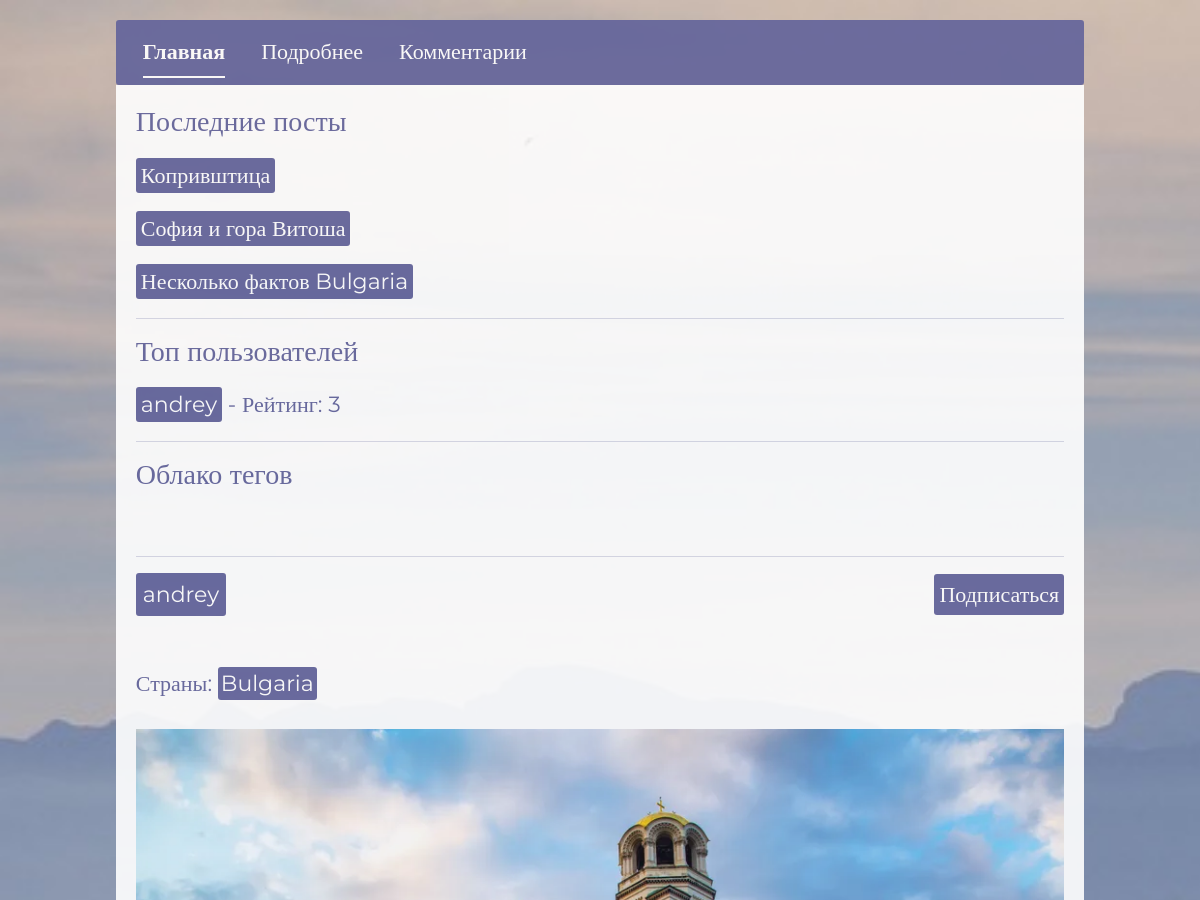
Before: /post/3/ (signed in, upper part) with the older database file.
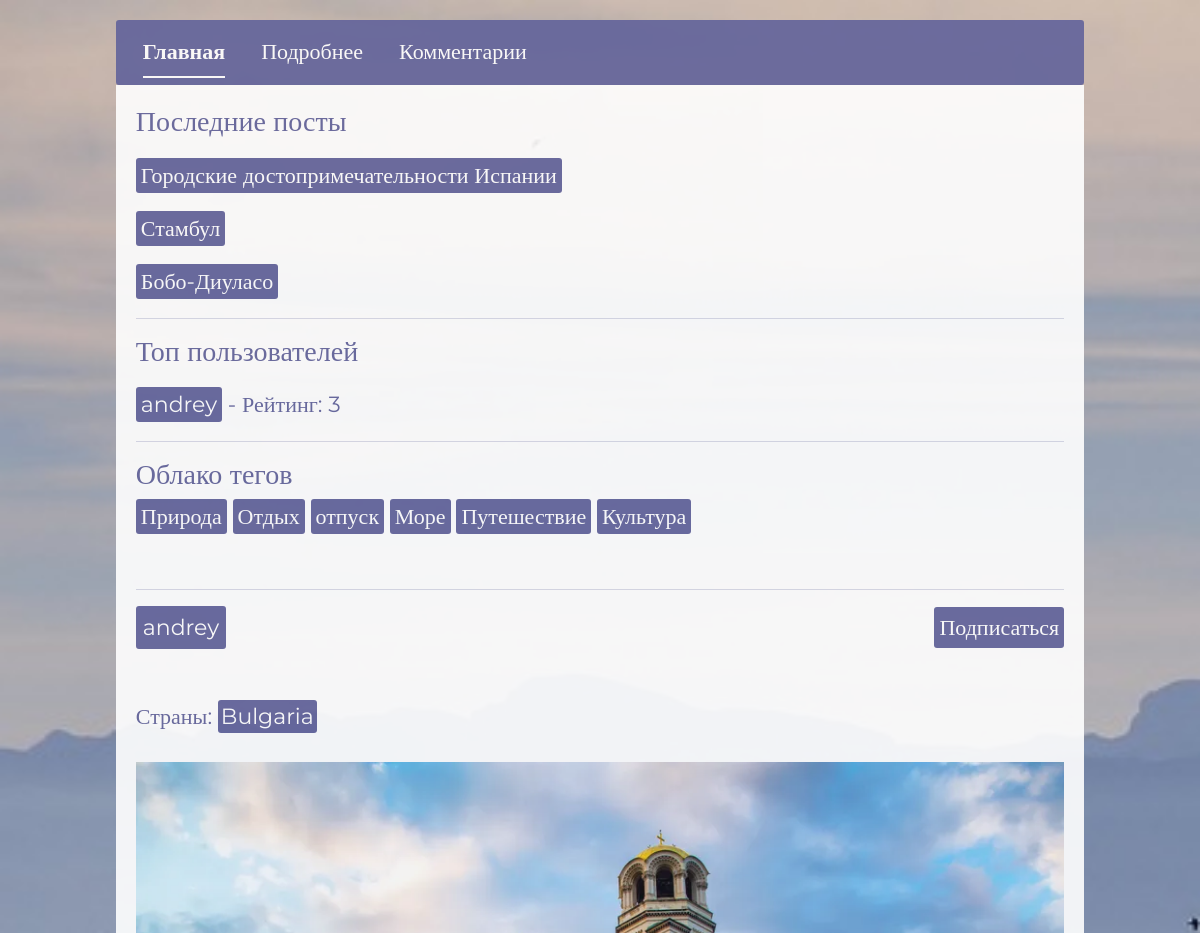
After: the same page with the newer database file.
### user/models.py (models this page shows, shortened)
class Post(models.Model):
    create_date = models.DateTimeField(auto_now_add=True)
    author = models.ForeignKey(User, on_delete=models.CASCADE,  verbose_name='Автор', blank=False, null=True, related_name='posts')
    countries = models.ManyToManyField(Country, blank=False, verbose_name="Страны")
    subject = models.CharField(max_length=255, blank=False, null=True, verbose_name='Тема')
    body = models.TextField(validators=[MinLengthValidator(3)], blank=False, null=True, verbose_name='Тело поста')
    photos = models.ManyToManyField(Photo, blank=True, verbose_name='Фотографии')
    tags = models.ManyToManyField(Tag, blank=True, verbose_name='Теги')
    rating = models.IntegerField(default=0, verbose_name='Рейтинг')
    last_lifted_at = models.DateTimeField(null=True, blank=True, verbose_name='Последнее время поднятия')
    class Meta:
        verbose_name = 'Пост'
        verbose_name_plural = 'Посты'

class Profile(models.Model):
    user = models.OneToOneField(User, on_delete=models.CASCADE, verbose_name='Пользователь')
    countries_interest = models.ManyToManyField(Country, blank=True, verbose_name="Интересующие страны")
    post_count = models.IntegerField(default=0, verbose_name='Количество постов')
    followers = models.ManyToManyField(User, related_name='following', blank=True, verbose_name='Подписчики')
    followers_count = models.IntegerField(default=0, verbose_name='Количество подписчиков')
    is_create = models.BooleanField(default=True, verbose_name='Создавать посты')
    is_blocked = models.BooleanField(default=False, verbose_name='Заблокирован')
    class Meta:
        verbose_name = 'Профиль'
        verbose_name_plural = 'Профили'

class Photo(models.Model):
    image = models.ImageField(upload_to='post_photos/', validators=[validate_image_size], verbose_name='Фото')
    class Meta:
        verbose_name = 'Фото'
        verbose_name_plural = 'Фотки'

class Tag(models.Model):
    name = models.CharField(max_length=50, verbose_name='Тег')
    class Meta:
        verbose_name = 'Тег'
        verbose_name_plural = 'Теги'

### country/models.py (models this page shows, shortened)
class Country(models.Model):
    name = models.CharField(max_length=255, verbose_name='Название страны')
    top_level_domain = models.CharField(max_length=255, blank=True, verbose_name='Топ-уровневый домен')
    alpha2_code = models.CharField(max_length=255, blank=True, verbose_name='Двухбуквенный код страны')
    alpha3_code = models.CharField(max_length=255, blank=True, verbose_name='Трехбуквенный код страны')
    calling_code = models.CharField(max_length=255, blank=True, verbose_name='Телефонный код')
    capital = models.CharField(max_length=255, blank=True, verbose_name='Столица')
    alt_spellings = models.TextField(blank=True, verbose_name='Альтернативные написания')
    region = models.CharField(max_length=255, blank=True, verbose_name='Регион')
    class Meta:
        verbose_name = 'Страна'
        verbose_name_plural = 'Страны'

### user/views.py (the view)
# urls.py: path('post/<int:pk>/', views.post_detail_view, name='post_detail'),
@login_required
def post_detail_view(request, pk):
    profile = Profile.objects.get(user=request.user)
    blocked_response = check_user_blocked(profile)
    if blocked_response:
        return blocked_response
    form = CommentForm()
    post = get_object_or_404(Post, id=pk)
    is_following = False
    if request.user.is_authenticated:
        author_profile = get_object_or_404(Profile, user=post.author)
        is_following = author_profile.followers.filter(id=request.user.id).exists()
    context = {
        'form': form,
        'post': post,
        'is_following': is_following,
        'active_link': 'post_detail',
    }
    return render(request, 'user/post_detail.html', context)

### user/context_processors.py (called while the page is built)
def global_context(request):
    latest_posts = Post.objects.order_by('-create_date')[:3]
    tag_cloud = Tag.objects.all()
    top_users = Profile.objects.annotate(
        posts_count=Count('user__posts'),
        total_rating=Sum('user__posts__rating')
    ).filter(total_rating__gt=0).order_by('-total_rating')[:5]
    return {
        'latest_posts': latest_posts,
        'tag_cloud': tag_cloud,
        'top_users': top_users,
    }

### user/permissions.py (called while the page is built)
def check_user_blocked(profile):
    if profile.is_blocked:
        return HttpResponse("Ваш аккаунт заблокирован. Вы не можете создавать посты.", status=403)
    return None

### templates/user/post_detail.html (shortened to what this page needs)
{% extends 'base.html' %}
{% block extra_css %}
    {% load static %}
    <link rel="stylesheet" href="{% static 'css/post_detail.css' %}">
{% endblock %}
{% block content %}
    <div id="wrapper">
        <div id="index-nav">
            <ul class="nav nav-underline">
              <li class="nav-item" id="index-nav-item">
                <a id="index-link" class="nav-link active" aria-current="page" href="{% url 'index'%}">Главная</a>
              </li>
              <li class="nav-item" id="index-nav-item">
                <a id="index-link" class="nav-link" aria-current="page" href="{% url 'post_detail' post.id %}">Подробнее</a>
              </li>
              <li class="nav-item" id="index-nav-item">
                <a id="index-link" class="nav-link" href="{% url 'post_comments' post.id %}">Комментарии</a>
              </li>
            </ul>
        </div>
        <div id="lenta">
            {% include 'commom_info.html' %}
        </div>
        {% if active_link == 'post_detail' %}
            <div id="lenta">
                <hr>
                <div id="author">
                    <a href="{% url 'profile_detail' post.author.id %}">{{post.author }}</a>
                    <div>
                        {% if request.user.is_authenticated %}
                            {% if request.user != post.author %}
                                {% if post.is_following %}
                                    <form action="{% url 'toggle_subscription' post.author.id %}" method="POST">
                                        {% csrf_token %}
                                        <button type="submit" id="subscription-bth">Отписаться</button>
                                    </form>
                                {% else %}
                                    <form action="{% url 'toggle_subscription' post.author.id %}" method="POST">
                                        <button type="submit" id="subscription-bth">Подписаться</button>
                                    </form>
                                {% endif %}
                            {% endif %}
                        {% endif %}
                    </div>
                </div>
                <br>
                <div id="country">
                    {% if post.countries.exists %}
                        <p>Страны:
                            {% for country in post.countries.all %}
                            <a href="{% url 'country_detail' country.id %}">{{ country.name }}</a>{% if not forloop.last %} {% endif %}
                            {% endfor %}
                        </p>
                    {% else %}
                        <p>Страны не указаны</p>
                    {% endif %}
                </div>
                <div id="img">
                    {% if post.photos.exists %}
                        <img src="{{ post.photos.first.image.url }}" alt="photo">
                    {% else %}
                            <p>Фотографии не загружены</p>
                    {% endif %}
                </div>
                <br>
                {% if request.user.is_authenticated %}
                    <br>
                {% endif %}
                <br>
            </div>
        {% endif %}
    </div>
{% endblock %}

### templates/commom_info.html
<div id="top-info">
    <h3>Последние посты</h3>
    {% for post in latest_posts %}
        <div id="link_posts">
            <a href="{% url 'post_detail' post.id %}">{{post.subject}}</a>
        </div>
    {% endfor %}
    <hr>
    <h3>Топ пользователей</h3>
    {% for user in top_users %}
        <div id="link_users">
            <a href="{% url 'profile_detail' user.user.id %}">{{user.user.username}}</a> - Рейтинг: {{ user.total_rating }}
        </div>
    {% endfor %}
    <hr>
    <h3>Облако тегов</h3>
    {% for tag in tag_cloud %}
        <div id="tags">
            <a href="{% url 'posts_by_tag' tag.id %}">{{tag.name}}</a>
        </div>
    {% endfor %}
</div>

Changed rows visible on the page:
no longer on this page (row unchanged): Post: subject "София и гора Витоша"
no longer on this page (row unchanged): Post: subject "Несколько фактов Bulgaria"
no longer on one of the page's lists (row unchanged): Post: subject "Копривштица"
added Post: subject "Городские достопримечательности Испании"
added Post: subject "Стамбул"
added Post: subject "Бобо-Диуласо"
added Tag: name "Природа"
added Tag: name "Отдых"
added Tag: name "отпуск"
added Tag: name "Море"
added Tag: name "Путешествие"
added Tag: name "Культура"
